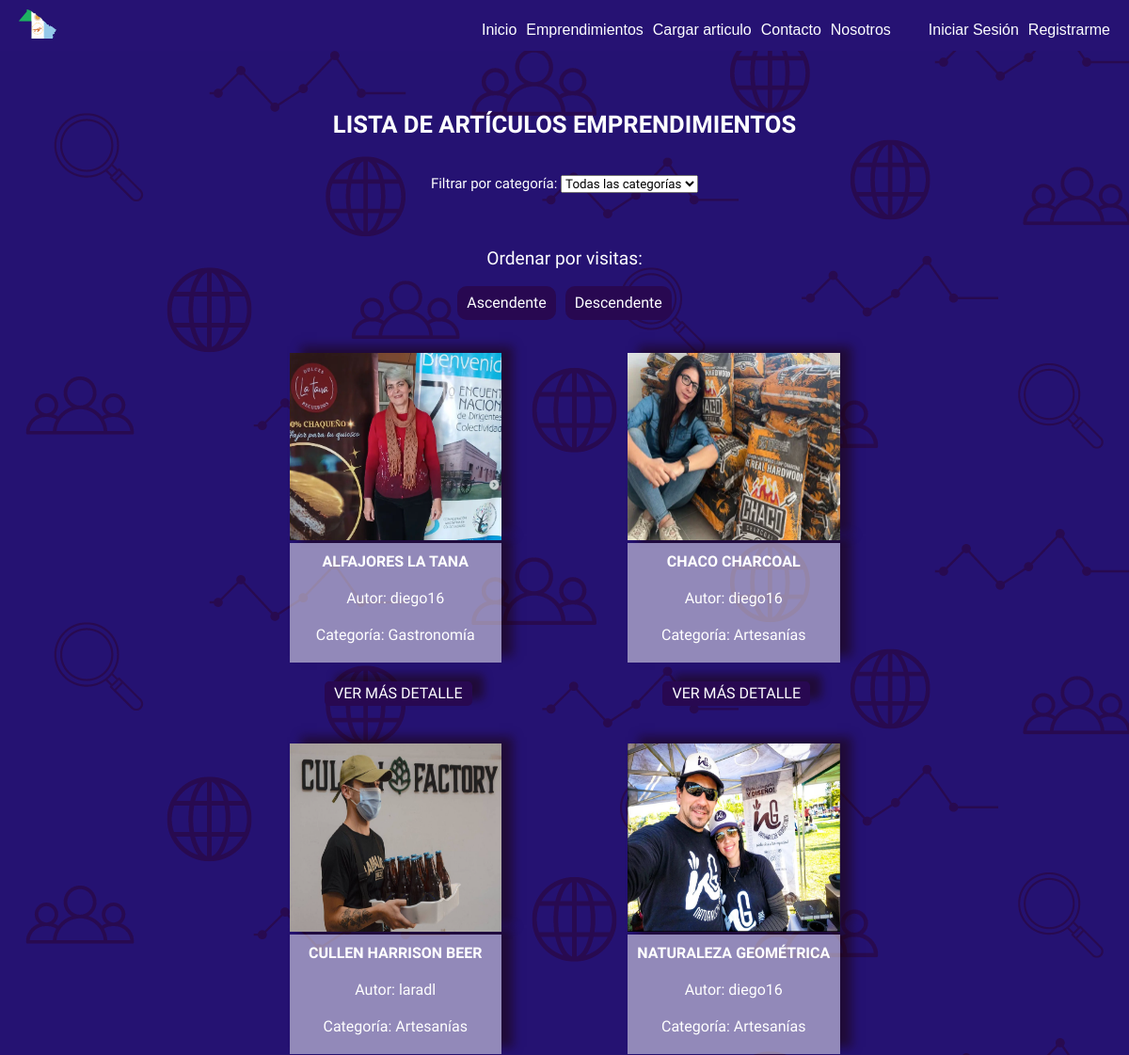
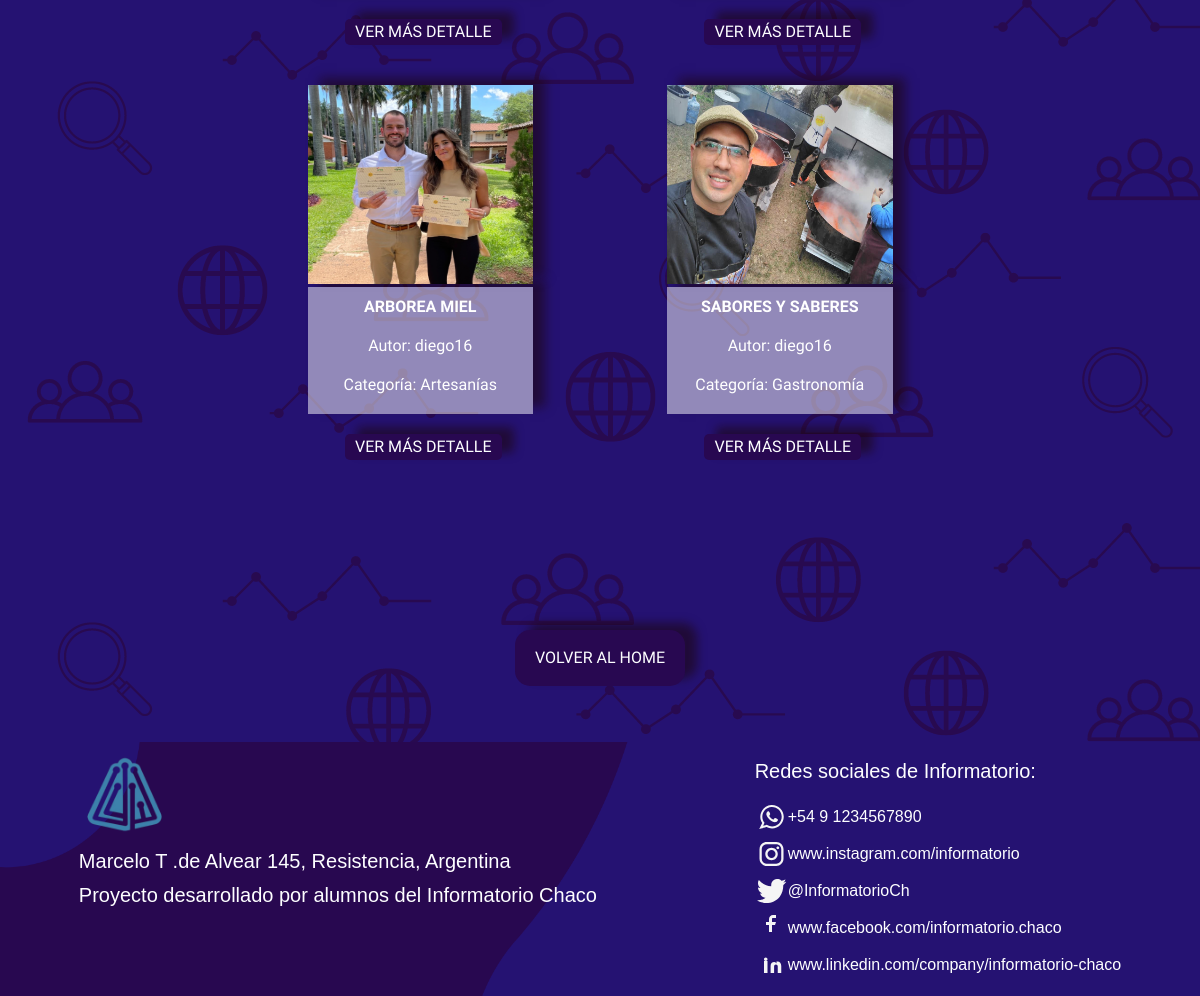
The app's page /emprendimientos/?ordenar_por=desc, older data (2 pictures, top to bottom).
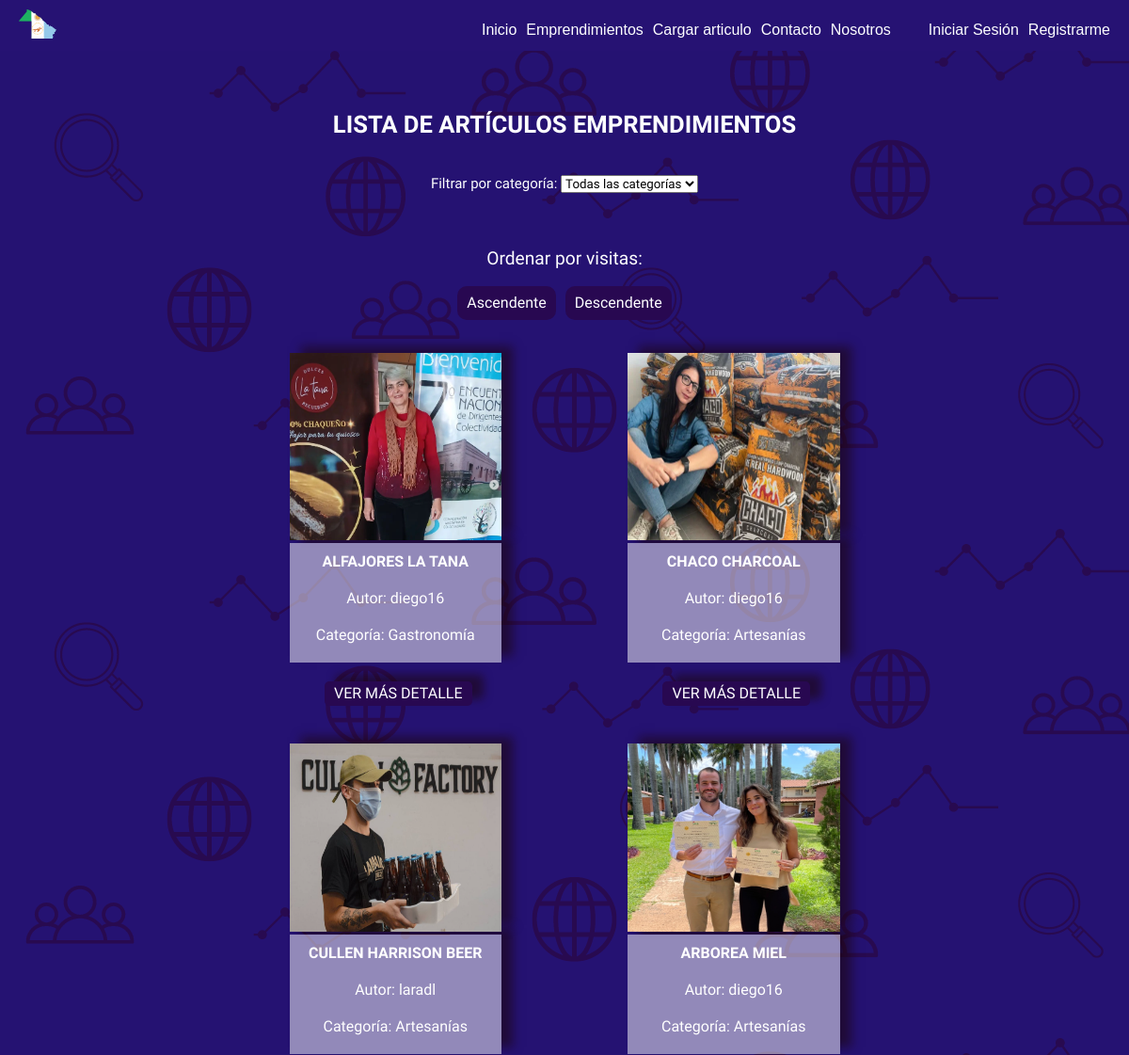
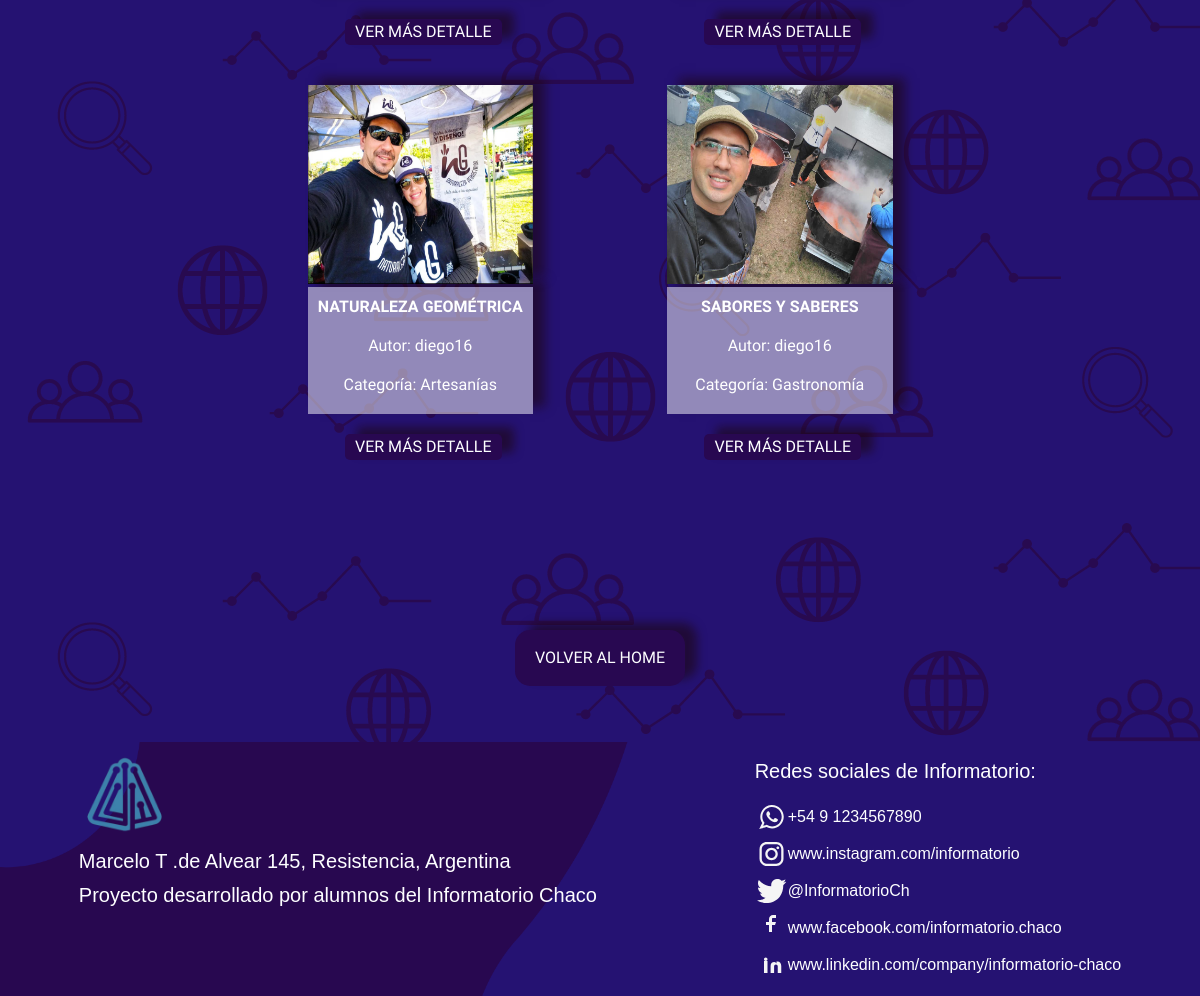
The same page, newer data (2 pictures, top to bottom).
### apps/emprendimientos/models.py (models this page shows, shortened)
class Articulo(models.Model):
    titulo = models.CharField(max_length=200)
    contenido = models.TextField()
    autor = models.ForeignKey(User, on_delete=models.CASCADE)
    categoria = models.ForeignKey(Categoria, on_delete=models.SET_NULL, null=True)
    fecha_publicacion = models.DateTimeField(auto_now_add=True)
    imagen = models.ImageField(upload_to='imagenes/', blank=True, null=True)
    destacado = models.BooleanField(default=False)
    visitas = models.PositiveIntegerField(default=0)

class Categoria(models.Model):
    nombre = models.CharField(max_length=100)
    descripcion = models.TextField(blank=True, null=True)

### apps/emprendimientos/views.py (the view)
# urls.py: path('', ArticuloListView.as_view(), name='lista_articulos'),
class ArticuloListView(ListView):
    model = Articulo
    template_name = 'emprendimientos/lista_articulos.html'
    context_object_name = 'articulos'
    def get_queryset(self):
        queryset = super().get_queryset()
        categoria_id = self.request.GET.get('categoria')
        ordenar_por = self.request.GET.get('ordenar_por')
        if categoria_id:
            queryset = queryset.filter(categoria_id=categoria_id)
        if ordenar_por == 'asc':
            queryset = queryset.order_by('visitas')
        elif ordenar_por == 'desc':
            queryset = queryset.order_by('-visitas')
        return queryset
    def get_context_data(self, **kwargs):
        context = super().get_context_data(**kwargs)
        context['categorias'] = Categoria.objects.all()
        return context

### templates/emprendimientos/lista_articulos.html (shortened to what this page needs)
{% extends 'base.html' %}
{% block contenido %}
<section class="contenedor__listas">
<div class="titulo__articulos">
    <h2>LISTA DE ARTÍCULOS EMPRENDIMIENTOS</h2>
</div>
     <div class="filtrado__lista">
         <form method="GET" action="">
            <label for="categoria">Filtrar por categoría:</label>
            <select name="categoria" id="categoria" onchange="this.form.submit()">
                <option value="">Todas las categorías</option>
            </select>
        </form>
    </div>
    <div class="ordenar__visitas">
        <h3>Ordenar por visitas:</h3>
        <div class="ordenar">
            <a class="ascendente" href="?ordenar_por=asc{% if request.GET.categoria %}&categoria={{ request.GET.categoria }}{% endif %}">Ascendente</a>
            <a class="descendente" href="?ordenar_por=desc{% if request.GET.categoria %}&categoria={{ request.GET.categoria }}{% endif %}">Descendente</a>
        </div>
    </div>
    <div class="articulos__cargados">
        {% for articulo in object_list %}
        <div class="articulo-item">
            {% if articulo.imagen %}
            <a  href="{% url 'emprendimientos:detalle_articulo' articulo.pk %}">
                <img  class="imagen__cargadad" src="{{ articulo.imagen.url }}" alt="{{ articulo.titulo }}">
                {% else %}
                <p>No hay imagen disponible</p>
                {% endif %}
                <div class="articulo_caracteristicas">
                    <p class="articulo__titulo"> {{ articulo.titulo }}</p>
                    <p>Autor: {{ articulo.autor }}</p>
                    <p><strong>Categoría:</strong> {{ articulo.categoria.nombre }}</p>
                </div>
            </a>
            <a class="detalles" href="{% url 'emprendimientos:detalle_articulo' articulo.pk %}">VER MÁS DETALLE</a>
        </div>
        {% empty %}
        <div class="zero__articulos">
            <p>No hay artículos disponibles en esta categoría.</p>
        </div>
        {% endfor %}
    </div>
    <div class="boton__home">
        <a  class="regreso__home" href="{% url 'index' %}">VOLVER AL HOME</a>
    </div>
</section>
{% endblock contenido %}

### templates/base.html (shortened to what this page needs)
{% load static %}
<!doctype html>
<html lang="en">
    <head>
        <link rel="stylesheet" href="{% static 'css/style.css' %}">
        <link rel="stylesheet" href="{% static 'css/index.css' %}">
        <link rel="stylesheet" href="{% static 'css/reset.css' %}">
        <link rel="stylesheet" href="{% static 'css/lista_articulos.css' %}">
        <link rel="stylesheet" href="{% static 'css/crear_articulo.css' %}">
        <link rel="stylesheet" href="{% static 'css/registro.css' %}">
        <link rel="stylesheet" href="{% static 'css/login.css' %}">
        <link rel="stylesheet" href="{% static 'css/nosotros.css' %}">
        <link rel="stylesheet" href="{% static 'css/detalle_articulo.css' %}">
        <link rel="stylesheet" href="{% static 'css/contacto.css' %}">
        <link rel="stylesheet" href="{% static 'css/perfil.css' %}">
        <link rel="stylesheet" href="{% static 'css/editar_articulo.css' %}">
        <link rel="stylesheet" href="{% static 'css/editar_comentario.css' %}">
    </head>
    <body>
        <div class="contenendor__encabezado">
            <header class="encabezado">
                <div class="log">
                    <img class="logo_chaco" src="{% static 'img/logo_chaco.png' %}" alt="">
                </div>
                <div class="contenedor__navegacion">
                    <nav class="encabezado__navegador">
                        <ul class="encabezado__navegador--lista">
                            <li><a href="{% url 'index' %}" class="navegacion">Inicio</a></li>
                            <li><a href="{% url 'emprendimientos:lista_articulos' %}" class="navegacion">Emprendimientos</a></li>
                            <li><a href="{% url 'emprendimientos:crear_articulo' %}" class="navegacion">Cargar articulo</a></li>
                            <li><a href="{% url 'contacto' %}" class="navegacion">Contacto</a></li>
                            <li><a href="{% url 'nosotros' %}" class="navegacion">Nosotros</a></li>
                        </ul>
                    </nav>
                    <div class="contenedor__registro">
                        <ul class="encabezado__navegador--registro">
                            {% if user.is_authenticated %}
                            <li><a href="{% url 'Usuarios:perfil' %}" class="registros"> Perfil de Usuario</a></li>
                                <li>
                                    <form class="form_registros" action="{% url 'Usuarios:logout' %}" method="post" >
                                       {% csrf_token %}
                                       <button type="submit" class="registros">Cerrar sesión</button>
                                    </form>
                                </li>
                            {% else %}
                                <li><a href="{% url 'Usuarios:login' %}" class="registros">Iniciar Sesión</a></li>
                                <li><a href="{% url 'Usuarios:registro_usuario' %}" class="registros">Registrarme</a></li>
                            {% endif %}
                        </ul>
                    </div>
                </div>
            </header>
        </div>
        <main>
            {% block contenido %}
            {% endblock contenido %}
        </main>
        <footer class="footer__container">
            <div class="footer">
                <div class="footer__logo-container">
                    <img class="footer__logo-icon" src="{% static 'img/infovector.png' %}" alt="">
                    <div class="footer__info-container">
                        <div class="footer__text-info">Marcelo T .de Alvear 145, Resistencia, Argentina</div>
                        <div class="footer__text-info">Proyecto desarrollado por alumnos del Informatorio Chaco</div>
                    </div>
                </div>
                <div class="footer__social-media-container">
                    <div class="footer__social-media-text">Redes sociales de Informatorio:</div>
                    <div class="footer__social-media-icons">
                        <a href="" class="iconos__redes">
                            <img class="footer__social-media-icon" alt="" src="{% static 'img/whatsapp-1.svg' %}" /><h5>+54 9 1234567890</h5>
                        </a>
                        <a href="https://www.instagram.com/informatorio/" class="iconos__redes">
                            <img class="footer__social-media-icon" alt="" src="{% static 'img/instragam-1.svg' %}" /><h5>www.instagram.com/informatorio</h5>
                        </a>
                        <a href="https://x.com/InformatorioCh" class="iconos__redes">
                            <img class="footer__social-media-icon" alt="" src="{% static 'img/twiter-1.svg' %}" /><h5>@InformatorioCh</h5>
                        </a>
                        <a href="https://www.facebook.com/informatorio.chaco" class="iconos__redes">
                            <img class="footer__social-media-icon" alt="" src="{% static 'img/facebook-1.svg' %}" /><h5>www.facebook.com/informatorio.chaco</h5>
                        </a>
                        <a href="https://www.linkedin.com/company/informatorio-chaco/" class="iconos__redes">
                            <img  class="footer__social-media-icon" alt="" src="{% static 'img/LinkedIn-1.svg' %}" /><h5>www.linkedin.com/company/informatorio-chaco</h5>
                        </a>
                    </div>
                </div>
            </div>
        </footer>
    </body>
</html>

### static/css/style.css (style rules this page uses)
* { box-sizing: border-box; font-family: 'Work Sans'; margin: 0; padding: 0; }
html { scroll-behavior: smooth; }
:root { --color-purpura: rgb(40, 8, 81); --color-azulpupura: rgb(38, 18, 115); --color-azul-yankees: #092d51; --color-blanco: rgb(253, 254, 255); --color-negro: rgb(0, 0, 0); }
.contenendor__encabezado { background-color: var(--color-azulpupura); position: fixed; width: 100%; top: 0; left: 0; z-index: 99; }
.encabezado { max-width: 1200px; margin: auto; display: flex; justify-content: space-between; align-items: center; padding: 10px 20px; }
.contenedor__navegacion { display: flex; gap: 40px; padding-top: 10px; }
.encabezado__navegador--lista, .encabezado__navegador--registro { display: flex; gap: 10px; }
a { text-decoration: none; }
.registros, .navegacion { color: var(--color-blanco); font-family: sans-serif; }
.log { width: 40px; }
.logo_chaco { max-width: 40px; }
.footer__container { background-image: url('../img/2.png'); background-size: cover; width: 100%; padding: 10px 0; margin-top: -4px; }
.footer { justify-content: space-around; display: flex; align-items: stretch; max-width: 1200px; margin: 0 auto; color: var(--color-blanco, #092d51); flex-direction: row; flex-wrap: nowrap; }
.footer__logo-icon { max-width: 90px; margin-bottom: -6px; }
.footer__logo-container { display: flex; flex-direction: column; gap: 16px; }
.footer__info-container { display: flex; flex-direction: column; gap: 16px; }
.footer__text-info { color: var(--color-blanco, #F5F5F5); font-size: 20px; font-family: sans-serif; font-style: normal; font-weight: 400; line-height: 18px; }
.footer__social-media-container { text-align: center; padding-top: 5px; }
.footer__social-media-text { color: var(--color-blanco, #F5F5F5); font-size: 20px; font-style: normal; font-weight: 400; line-height: 28px; margin-bottom: 16px; text-align: left; }
.footer__social-media-icon { display: flex; flex-direction: column; flex-wrap: wrap; align-content: flex-start; justify-content: space-evenly; align-items: stretch; }
.iconos__redes { display: flex; flex-direction: row; align-content: center; align-items: center; padding-bottom: 5px; }
h5 { color: var(--color-blanco); }

### static/css/lista_articulos.css (style rules this page uses)
.contenedor__listas { width: 100%; padding-top: 100px; display: flex; flex-direction: column; align-items: center; justify-content: center; background-image: url('../img/fondoprueba.png'); }
.titulo__articulos { padding: 20px 0; font-size: 20px; color: var(--color-blanco); text-align: center; font-weight: bold; font-size: 160%; }
.filtrado__lista { padding: 20px 0; color: var(--color-blanco); font-size: 15px; }
.ordenar__visitas { display: flex; flex-direction: column; justify-content: space-evenly; flex-wrap: nowrap; align-items: center; }
.ordenar { display: flex; align-items: center; flex-direction: row; justify-content: center; align-content: center; text-align: center; gap: 10px; padding-top: 20px; padding-bottom: 15px; }
.ascendente, .descendente { background-color: var(--color-purpura); padding: 10px; border-radius: 10px; color: var(--color-blanco); }
.articulos__cargados { display: flex; padding: 0px 195px; flex-wrap: wrap; justify-content: center; align-content: center; align-items: center; padding-bottom: 150px; }
.articulo-item { display: flex; padding: 20px 67px; flex-direction: column; align-content: center; align-items: center; justify-content: space-evenly; }
.articulo_caracteristicas { padding-top: 10px; display: flex; flex-direction: column; width: 225.5px; background-color: rgba(255, 255, 255, 0.5); justify-content: center; align-items: center; align-content: center; flex-wrap: nowrap; text-align: center; line-height: 19px; color: var(--color-negro); box-shadow: 12px -7px 10px rgb(28 5 5 / 53%); }
.articulo_caracteristicas .articulo__titulo { display: flex; font-weight: bold; font-size: 100%; }
.detalles { background-color: var(--color-purpura); color: var(--color-blanco); margin: 20px 20px 0px 26px; padding: 5px 10px; border-radius: 5px; text-align: center; box-shadow: 12px -7px 10px rgb(28 5 5 / 53%); }
.imagen__cargadad { width: 225.5px; height: 199.5px; box-shadow: 12px -7px 10px rgb(28 5 5 / 53%); }
.boton__home { display: flex; justify-content: center; align-items: center; background-color: var(--color-purpura); padding: 20px; margin-bottom: 20px; border-radius: 15px; box-shadow: 12px -7px 10px rgb(28 5 5 / 53%); }
.regreso__home { color: var(--color-blanco); }

### static/css/contacto.css (style rules this page uses)
* { box-sizing: border-box; margin: 0; padding: 0; }

Row changes from the older to the newer data that the page shows:
changed Articulo "ARBOREA MIEL": moves up the list
